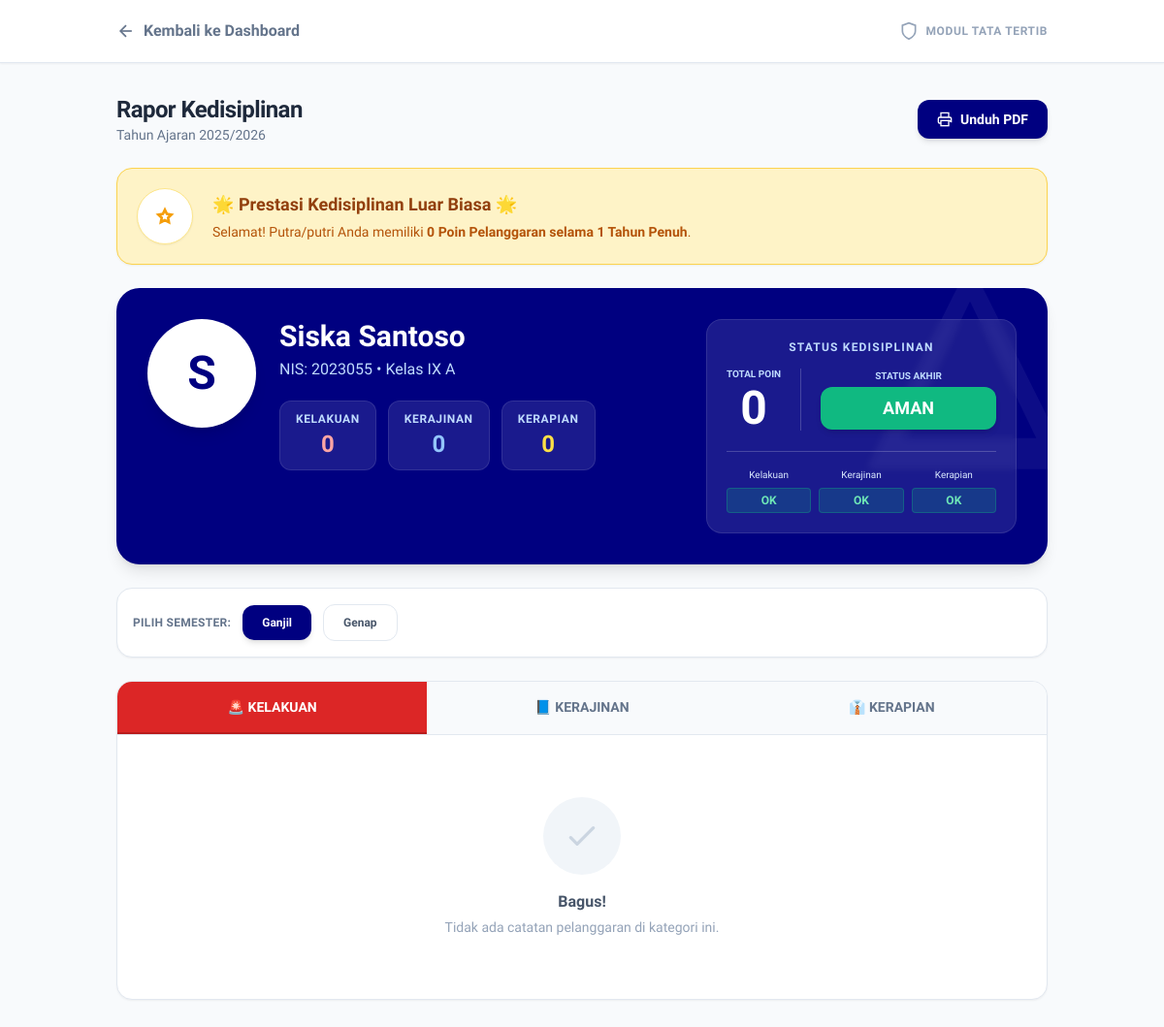
Page /views/ortu/tatib/detail_anak.php?induk=2023055 (signed in) on the committed database.
### tables this page shows
CREATE TABLE tb_tahun_ajaran (
    id_tahun INT AUTO_INCREMENT PRIMARY KEY,
    nama_tahun VARCHAR(20) NOT NULL,  
    status ENUM('Aktif', 'Arsip') DEFAULT 'Aktif', 
    semester_aktif ENUM('Ganjil', 'Genap') DEFAULT 'Ganjil'
);

CREATE TABLE tb_anggota_kelas (
    id_anggota BIGINT AUTO_INCREMENT PRIMARY KEY,
    no_induk VARCHAR(50) NOT NULL, 
    id_kelas INT NOT NULL,
    id_tahun INT NOT NULL,
    
    no_urut INT NULL,  
    
     
    poin_kelakuan INT DEFAULT 0,
    poin_kerajinan INT DEFAULT 0,
    poin_kerapian INT DEFAULT 0,
    
    total_poin_umum INT DEFAULT 0,  
    
     
    status_sp_kelakuan ENUM('Aman', 'SP1', 'SP2', 'SP3', 'Sanksi oleh Sekolah') DEFAULT 'Aman',
    status_sp_kerajinan ENUM('Aman', 'SP1', 'SP2', 'SP3', 'Sanksi oleh Sekolah') DEFAULT 'Aman',
    status_sp_kerapian ENUM('Aman', 'SP1', 'SP2', 'SP3', 'Sanksi oleh Sekolah') DEFAULT 'Aman',
    
     
    status_sp_terakhir ENUM('Aman', 'SP1', 'SP2', 'SP3', 'Sanksi oleh Sekolah') DEFAULT 'Aman',
    
     
    status_reward ENUM('None', 'Kandidat Reward Semester','Kandidat Sertifikat') DEFAULT 'None',
    
    FOREIGN KEY (no_induk) REFERENCES tb_siswa(no_induk) ON DELETE CASCADE,
    FOREIGN KEY (id_kelas) REFERENCES tb_kelas(id_kelas),
    FOREIGN KEY (id_tahun) REFERENCES tb_tahun_ajaran(id_tahun)
);

CREATE TABLE tb_siswa (
    no_induk VARCHAR(50) PRIMARY KEY,
    nama_siswa VARCHAR(100) NOT NULL,
    jenis_kelamin ENUM('L', 'P') NOT NULL,
    kota VARCHAR(100),
    tanggal_lahir DATE,
    alamat TEXT,
    nama_ayah VARCHAR(150),
    pekerjaan_ayah VARCHAR(100),
    nama_ibu VARCHAR(150),
    pekerjaan_ibu VARCHAR(100),
    no_hp_ortu VARCHAR(15),  
    id_ortu INT NULL,  
    status_aktif ENUM('Aktif', 'Lulus', 'Keluar', 'Dikeluarkan') DEFAULT 'Aktif'
);

CREATE TABLE tb_kelas (
    id_kelas INT AUTO_INCREMENT PRIMARY KEY,
    nama_kelas VARCHAR(10) NOT NULL,  
    tingkat INT NOT NULL  
);

### views/ortu/tatib/detail_anak.php (the view, shortened to what the rows shown need)
<?php
require_once '../../../config/database.php';
$id_ortu = $_SESSION['ortu_id'];
$no_induk = $_GET['induk'] ?? '';
$tahun_aktif = fetchOne("SELECT id_tahun, nama_tahun, semester_aktif FROM tb_tahun_ajaran WHERE status = 'Aktif' LIMIT 1");
$siswa = fetchOne("
    SELECT
        s.*,
        a.id_anggota,
        a.poin_kelakuan,
        a.poin_kerajinan,
        a.poin_kerapian,
        a.total_poin_umum,
        a.status_sp_terakhir,
        a.status_sp_kelakuan,
        a.status_sp_kerajinan,
        a.status_sp_kerapian,
        k.nama_kelas,
        k.id_kelas
    FROM tb_siswa s
    JOIN tb_anggota_kelas a ON s.no_induk = a.no_induk
    JOIN tb_kelas k ON a.id_kelas = k.id_kelas
    WHERE s.no_induk = :induk AND s.id_ortu = :id_ortu AND a.id_tahun = :id_tahun
", [
    'induk' => $no_induk,
    'id_ortu' => $id_ortu,
    'id_tahun' => $tahun_aktif['id_tahun']
]);
?>
<!DOCTYPE html>
<html lang="id">
<head>
    <script src="https://cdn.tailwindcss.com"></script>
</head>
<body class="bg-slate-50 pb-24 md:pb-12">
    <main class="max-w-5xl mx-auto px-4 sm:px-6 lg:px-8 py-8">
        <div class="flex flex-col sm:flex-row sm:items-center justify-between gap-4 mb-6">
            <div>
                <h1 class="text-2xl font-extrabold text-slate-800 tracking-tight">Rapor Kedisiplinan</h1>
                <p class="text-sm font-medium text-slate-500">Tahun Ajaran <?= $tahun_aktif['nama_tahun'] ?></p>
            </div>
        </div>
        <div class="space-y-6">
            <div class="bg-[#000080] text-white rounded-3xl shadow-lg p-6 md:p-8 relative overflow-hidden flex flex-col md:flex-row md:items-stretch gap-6">
                <div class="flex-1 relative z-10 flex flex-col sm:flex-row items-center sm:items-start gap-6">
                    <div class="w-24 h-24 md:w-28 md:h-28 bg-white rounded-full flex items-center justify-center overflow-hidden flex-shrink-0 border-4 border-white/20 shadow-lg">
                        <span class="text-[#000080] font-extrabold text-5xl"><?= strtoupper(substr($siswa['nama_siswa'], 0, 1)) ?></span>
                    </div>
                    <div class="text-center sm:text-left flex-1">
                        <h2 class="text-3xl font-extrabold mb-1"><?= htmlspecialchars($siswa['nama_siswa']) ?></h2>
                        <p class="text-blue-200 font-medium mb-5">NIS: <?= $siswa['no_induk'] ?> • Kelas <?= $siswa['nama_kelas'] ?></p>
                        <div class="flex flex-wrap justify-center sm:justify-start gap-3">
                            <div class="bg-white/10 px-4 py-2.5 rounded-xl border border-white/10 text-center min-w-[90px]">
                                <p class="text-xs text-blue-200 font-bold uppercase tracking-wider mb-0.5">Kelakuan</p>
                                <p class="text-2xl font-extrabold text-red-300"><?= $siswa['poin_kelakuan'] ?></p>
                            </div>
                            <div class="bg-white/10 px-4 py-2.5 rounded-xl border border-white/10 text-center min-w-[90px]">
                                <p class="text-xs text-blue-200 font-bold uppercase tracking-wider mb-0.5">Kerajinan</p>
                                <p class="text-2xl font-extrabold text-blue-300"><?= $siswa['poin_kerajinan'] ?></p>
                            </div>
                            <div class="bg-white/10 px-4 py-2.5 rounded-xl border border-white/10 text-center min-w-[90px]">
                                <p class="text-xs text-blue-200 font-bold uppercase tracking-wider mb-0.5">Kerapian</p>
                                <p class="text-2xl font-extrabold text-yellow-300"><?= $siswa['poin_kerapian'] ?></p>
                            </div>
                        </div>
                    </div>
                </div>
                <div class="w-full md:w-80 bg-white/10 p-5 rounded-2xl border border-white/10 backdrop-blur-sm relative z-10 flex flex-col justify-center">
                    <div class="flex items-center justify-center gap-5 mb-5">
                        <div class="text-center">
                            <p class="text-[10px] text-blue-200 font-bold uppercase mb-1">Total Poin</p>
                            <p class="text-5xl font-black text-white"><?= $siswa['total_poin_umum'] ?></p>
                        </div>
                        <div class="text-center flex-1">
                            <p class="text-[10px] text-blue-200 font-bold uppercase mb-1">Status Akhir</p>
                            <span class="inline-block px-4 py-2 rounded-xl text-lg font-black shadow-md w-full <?= $siswa['status_sp_terakhir'] === 'Aman' ? 'bg-emerald-500 text-white' : 'bg-red-500 text-white animate-pulse' ?>">
                                <?= strtoupper($siswa['status_sp_terakhir']) ?>
                            </span>
                        </div>
                    </div>
                </div>
            </div>
        </div>
    </main>
</body>
</html>

### rows in the picture
tb_tahun_ajaran: nama_tahun "2025/2026"
tb_anggota_kelas: no_induk.nama_siswa "S", no_induk.nama_siswa "Siska Santoso", no_induk.no_induk "2023055", id_kelas.nama_kelas "IX A", poin_kelakuan "0", poin_kerajinan "0", poin_kerapian "0", total_poin_umum "0", status_sp_terakhir "AMAN"

### other values in the picture
$sp['nama'] "Kelakuan"
$sp['nama'] "Kerajinan"
$sp['nama'] "Kerapian"
